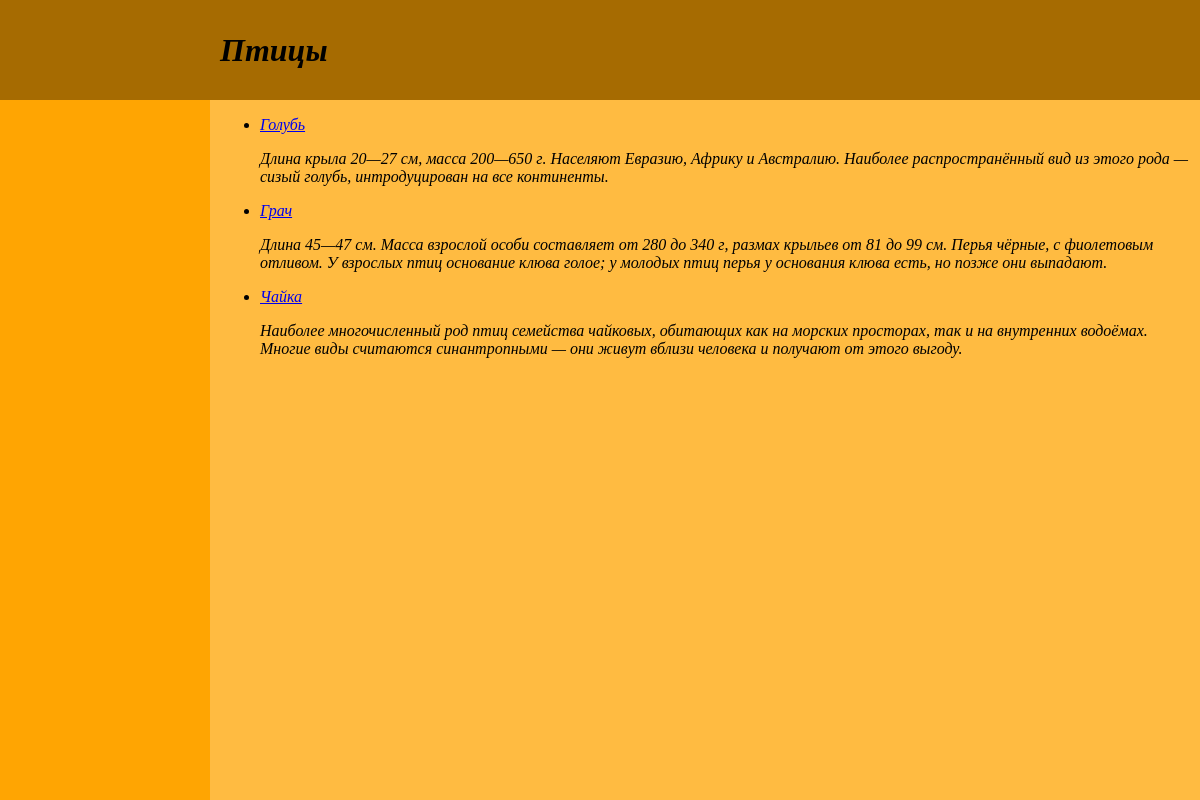
The page /air/pticy/ on the database its author committed.
### air/models.py (models this page shows, shortened)
class Air_Kinds(models.Model):
    name = models.CharField(max_length=50, db_index=True,verbose_name="Класс")
    slug = models.SlugField(max_length=100, unique=True, db_index=True)

class Air(models.Model):
    class Status(models.IntegerChoices):
        USUAL = 0, 'Распространенное'
        RARE = 1, 'Редкое'
    class Meta:
        verbose_name = 'Воздушные обитатели'
        verbose_name_plural = 'Воздушные обитатели'
    page_name = models.CharField(max_length=255, default='air',verbose_name="Слаг")
    animal = models.CharField(max_length=255,verbose_name="Имя животного")
    content = models.TextField(blank=True,verbose_name="Текст о животном")
    time_create = models.DateTimeField(auto_now_add=True, verbose_name="Время создания")
    time_update = models.DateTimeField(auto_now=True,verbose_name="Время изменения")
    is_red_book = models.BooleanField(choices=tuple(map(lambda x: (bool(x[0]), x[1]), Status.choices)),
                                      default=Status.USUAL,verbose_name="Красная книга")
    class_of_animal = models.ForeignKey('Air_Kinds', on_delete=models.PROTECT, null=True,verbose_name="Класс животного")
    unique_fact = models.OneToOneField('Air_Facts', on_delete=models.SET_NULL, null=True, blank=True,
                                       related_name='fact',verbose_name="Факт о животном")
    tags = models.ManyToManyField('AirTags', blank=True, related_name='tags',verbose_name="Теги")

### air/views.py (the view)
# urls.py: path('<slug:cat_slug>/', views.show_cats),
def show_cats(request, cat_slug):
    cat = get_object_or_404(Air_Kinds, slug=cat_slug)
    data_animal = {'title': f'Класс: {cat.name}',
             'header': cat.name,
             'content': Air.objects.filter(class_of_animal=cat.id)
             }
    return render(request, 'air/air_animals.html', data_animal)

### air/templates/air/air_animals.html
{% extends 'animal_base_list.html' %}

### templates/animal_base_list.html (shortened to what this page needs)
<html lang="en">
{% load static %}
<head>
    <link type="text/css" href="{% static 'css/all_pages/styles.css' %}" rel="stylesheet"/>
</head>
<body>
<div class="header">
    <h1>{{header}}</h1>
</div>
<div class="content">
<ul>
        {% for items in content %}
        <li>
               <p><a href="{{items.page_name}}/">{{items.animal}}</a></p>
               <p>{{items.content|truncatewords:50}}</p>
        </li>
        {% endfor %}
</ul>
    </div>
<div class="sidebar"></div>
</body>
</html>

### static/css/all_pages/styles.css (style rules this page uses)
.header { display: flex; padding-left: 220px; align-items: center; font-style:italic; background: #A66B01; position:absolute; left:0px; top:0px; bottom:0; right:0; height: 100px; }
.content { font-style:oblique; padding-left: 20px; background: #FFBB41; position:absolute; left:200px; top:100px; bottom:0; right:0; }
.sidebar { position:absolute; padding-top: 50px; padding-left: 10px; background: #FFA502; left:0px; top:100px; bottom:0; width: 200px; }

### rows shown on the page
Air_Kinds: name "Птицы"
Air: animal "Голубь", content "Длина крыла 20—27 см, масса 200—650 г. Населяют Евразию, Африку и Австралию. Наиболее распространённый вид из этого рода — сизый голубь, интродуцирован на все континенты."
Air: animal "Грач", content "Длина 45—47 см. Масса взрослой особи составляет от 280 до 340 г, размах крыльев от 81 до 99 см. Перья чёрные, с фиолетовым отливом. У взрослых птиц основание клюва голое; у молодых птиц перья у основания клюва есть, но позже они выпадают."
Air: animal "Чайка", content "Наиболее многочисленный род птиц семейства чайковых, обитающих как на морских просторах, так и на внутренних водоёмах. Многие виды считаются синантропными — они живут вблизи человека и получают от этого выгоду."
